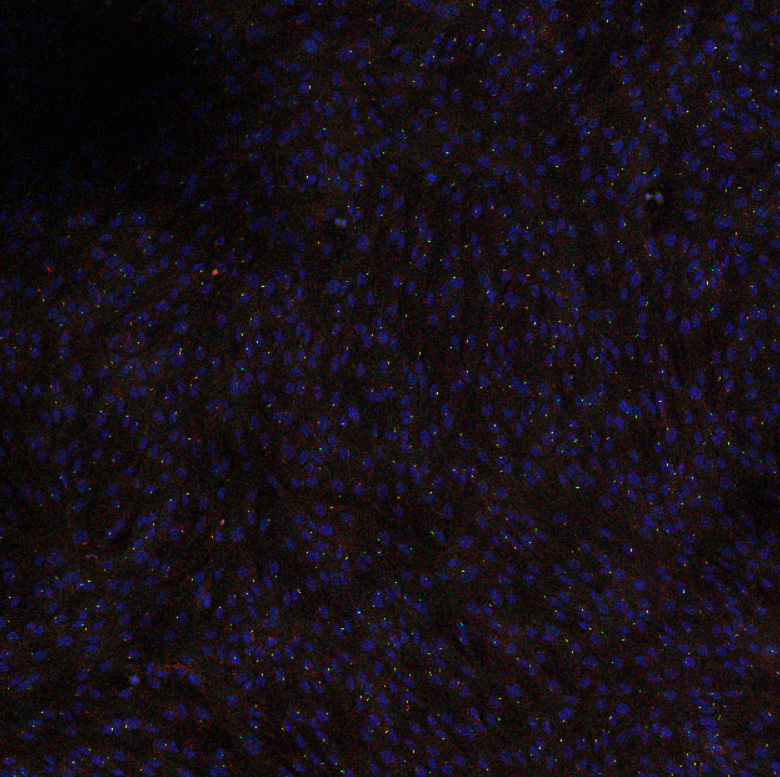
#> input picture dataset1.jpg, 780 x 777 px, found by its file name
$ python matplot.py
#> lines starting #> are read from the running program, lines starting #| are printed output that depends on the picture; after the words box and inside, x2 and y2 are one past the last pixel; in counts of white or black regions, pixels touching at a corner belong together
import numpy as np
import cv2 as cv
import math as maths

def G_Contrast_Param(G_CParam):
    print( "G_contrast: %d" %(G_CParam))

def G_Binary_Param(G_BiParam):
    print("G_threshold: %d" %G_BiParam)

def B_Contrast_Param(B_CParam):
    print( "B_contrast: %d" %(B_CParam))

def B_Binary_Param(B_BiParam):
    print("B_threshold: %d" %(B_BiParam))

def G_lightness_Param(G_LtParam):
    print("G_lightness: %d" %(G_LtParam-200))

def B_lightness_Param(B_LtParam):
    print("B_lightness: %d" %(B_LtParam-200))

def UI_Deploy():
    cv.namedWindow("Source Image",cv.WINDOW_AUTOSIZE)
    cv.namedWindow("Channel_Green_ROI", cv.WINDOW_AUTOSIZE)
    cv.namedWindow("Channel_Blue_ROI", cv.WINDOW_AUTOSIZE)

    cv.createTrackbar("G_lightness","Channel_Green_ROI",50,400,G_lightness_Param)
    cv.createTrackbar("G_contrast","Channel_Green_ROI",50,100,G_Contrast_Param)
    cv.createTrackbar("G_Threshold","Channel_Green_ROI",200,300,G_Binary_Param)
    #the callback function designated at will take the value of the slider as the pass-on param
    cv.createTrackbar("B_Lightness", "Channel_Blue_ROI",170,400,B_lightness_Param)
    cv.createTrackbar("B_contrast","Channel_Blue_ROI",50,100,B_Contrast_Param)
    cv.createTrackbar("B_Threshold","Channel_Blue_ROI",200,300,B_Binary_Param)
    #lightness adjustment: use margin quantity to simulate darken


def img_adjustment():
    UI_Deploy()
    src = cv.imread("D:/cv_tests/dataset1.jpg") #need to have the format subflix
#> src is the input picture: shape (777, 780, 3); mean B, G, R 23.3, 15.3, 22.6
    cv.imshow("Source Image",src) #gennerated window title with image selected
    h,w,c = src.shape
#> h = 777; w = 780; c = 3
    H_roi_Prct_low =0.1
    H_roi_Prct_up =0.9
    W_roi_Prct_low =0.1
    W_roi_Prct_up =0.9
    h1 = maths.floor(H_roi_Prct_up*h)
#> h1 = 699
    h0 = maths.floor(H_roi_Prct_low*h)
#> h0 = 77
    w1 = maths.floor(W_roi_Prct_up*w)
#> w1 = 702
    w0 = maths.floor(W_roi_Prct_low*w)
#> w0 = 78
    ROI = np.zeros((h1-h0,w1-w0,3)) #so we define 3-channel ROI here
    B_base = np.zeros_like(ROI[:,:,1])

    while True:
        ROI = src[h0:h1,w0:w1,:]
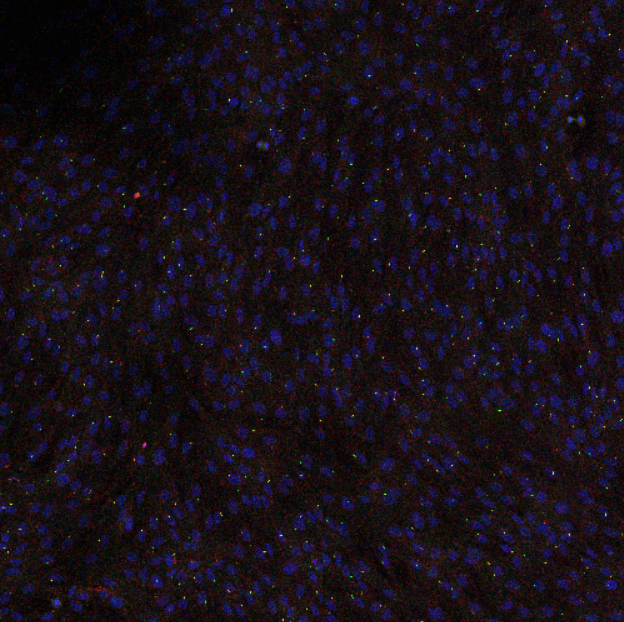
#> ROI: shape (622, 624, 3); mean B, G, R 24.1, 15.8, 23.5
        print("ROI_shape is",np.shape(ROI))
#| ROI_shape is (622, 624, 3)
        G_ROI = ROI[:,:,1]
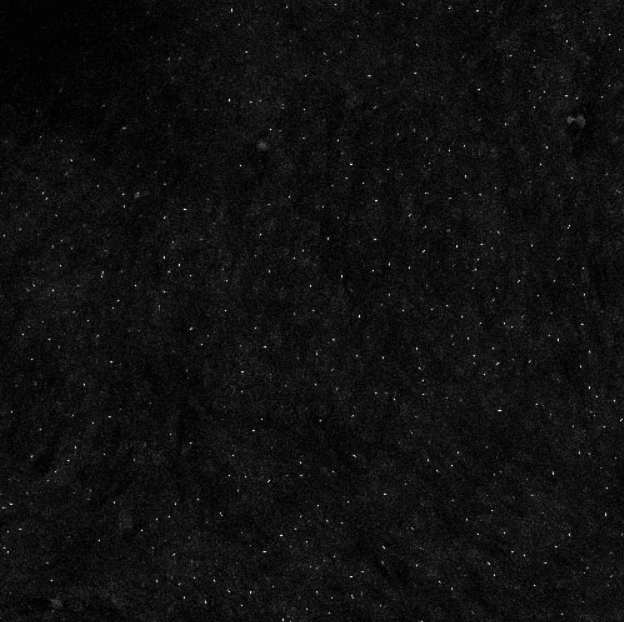
#> G_ROI: shape (622, 624); min 0, max 251, mean 15.8
        B_ROI = ROI[:,:,0]
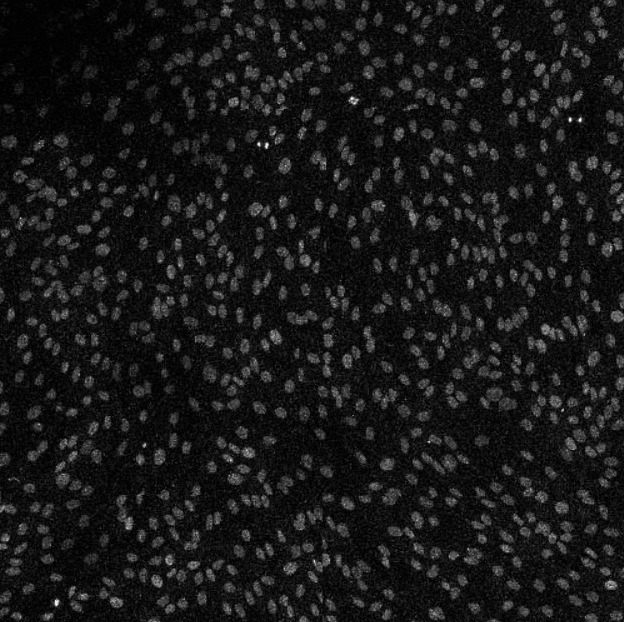
#> B_ROI: shape (622, 624); min 0, max 255, mean 24.1
        Bpos_lightns = cv.getTrackbarPos("B_Lightness","Channel_Blue_ROI") #define gamma
        Bpos_contrast = cv.getTrackbarPos("B_contrast","Channel_Blue_ROI")/100
        Bpos_thersh = cv.getTrackbarPos("B_Threshold","Channel_Blue_ROI")
        print(Bpos_contrast)
        """print to check shapes to see if operation is applicable"""
        #print("G_ROI_shape is",np.shape(G_ROI))
        print("B_ROI_shape is",np.shape(B_ROI))
#| B_ROI_shape is (622, 624)
        print("B_base shape is", np.shape(B_base))
#| B_base shape is (622, 624)
        #print("B_CrstAdd_shape is",np.shape(B_CrstAdd))
        B_imgajst = cv.addWeighted(B_ROI, Bpos_contrast, B_base, 0.5, Bpos_lightns, dtype = cv.CV_8UC1) #datatype normalisation
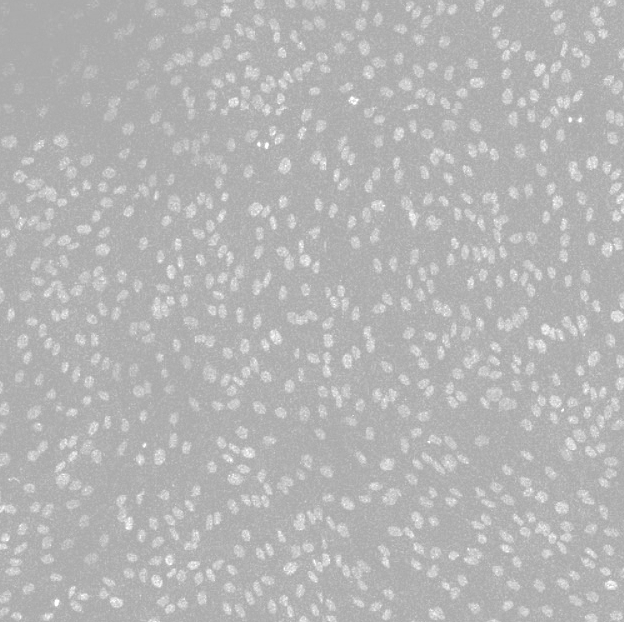
#> B_imgajst: shape (622, 624); min 170, max 255, mean 182
        '''supported datatype in opencv to represent an image includes integar[0,255] and float[0,1],
        having different value domains hence would cause image arithmetic problems'''
        #print(B_imgajst)
        ret, B_BiThresh = cv.threshold(B_imgajst,Bpos_thersh,255,cv.THRESH_BINARY)
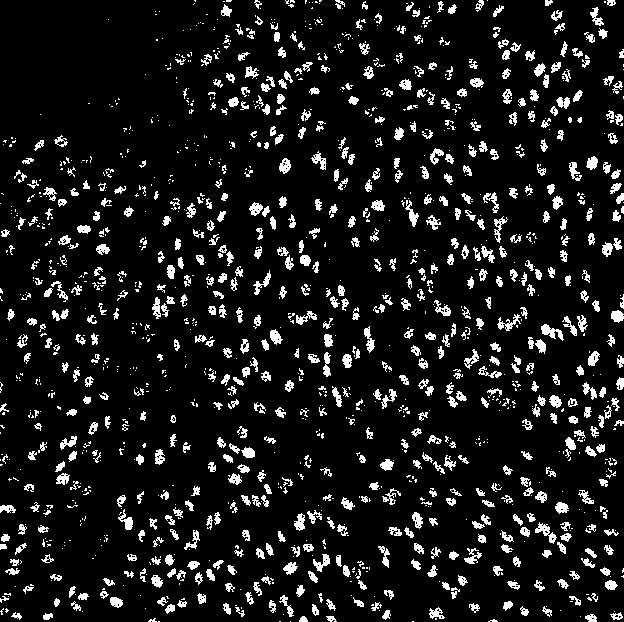
#> B_BiThresh: shape (622, 624); 10% white; 1470 white regions (818 under 20 px)
#> ret = 200
        #print(B_BiThresh)
        #B_BiThresh_n = np.clip(B_BiThresh, 0, 255)
        B_contours, B_hierarchy = cv.findContours(B_BiThresh,cv.RETR_EXTERNAL,cv.CHAIN_APPROX_NONE)
#> B_contours = 1470 contours, 936 with area under 20; largest, box (x1, y1, x2, y2) and area: (535, 522, 557, 544) 142, (541, 324, 564, 341) 140, (279, 158, 291, 174) 112, (313, 554, 330, 572) 111, (294, 513, 305, 531) 108; B_hierarchy = 1470 rows, first 6: [1, -1, -1, -1], [2, 0, -1, -1], [3, 1, -1, -1], [4, 2, -1, -1], [5, 3, -1, -1], [6, 4, -1, -1]
        imgB_info = "detected BCell = " + str(len(B_contours))
#> imgB_info = 'detected BCell = 1470'
        #cv.rectangle(B_BiThresh,(10,15),(300,50),(255,255,255),thickness=2)
        BlblPts = np.array([[10,15],[10,50],[280,50],[280,15]],dtype=np.int32)
        cv.fillPoly(B_BiThresh,[BlblPts],(0,0,0),8,0)
        cv.polylines(B_BiThresh,[BlblPts],True,(255,255,255),thickness=2)
        cv.putText(B_BiThresh,imgB_info,(20,40),cv.FONT_HERSHEY_TRIPLEX,0.65,(255,255,255))
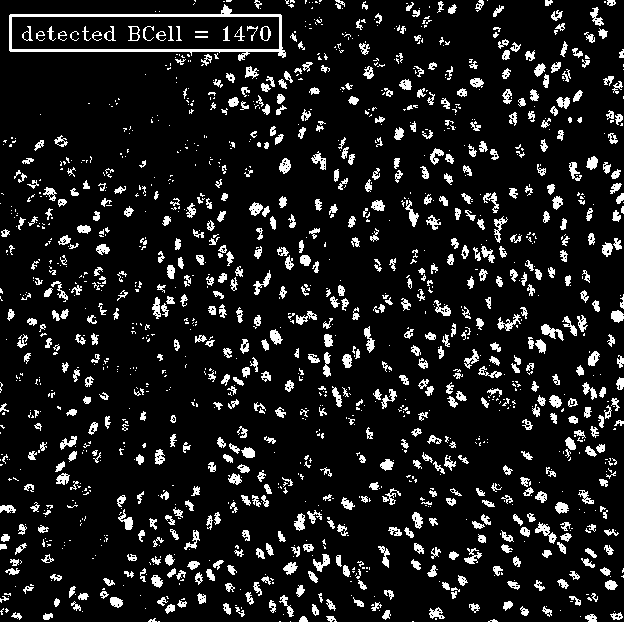
#> B_BiThresh: shape (622, 624); 10.6% white; 1452 white regions (788 under 20 px), largest, box (x1, y1, x2, y2) and area: (9, 4, 286, 61) 1991, (541, 324, 564, 341) 176, (535, 522, 557, 544) 171
        cv.imshow("Channel_Green_ROI",G_ROI) #gennerated window title with image selected
        cv.imshow("Channel_Blue_ROI",B_BiThresh)
        #establish termination underneath
        c = cv.waitKey(1)
#> (key Esc is pressed here)
        if c==27:
            print("termination detected")
            #print(Bpos_ctrst)
            cv.destroyAllWindows()
            break


if __name__ == "__main__":
    img_adjustment()

$ run again, with idea_case.png saved as dataset1.jpg
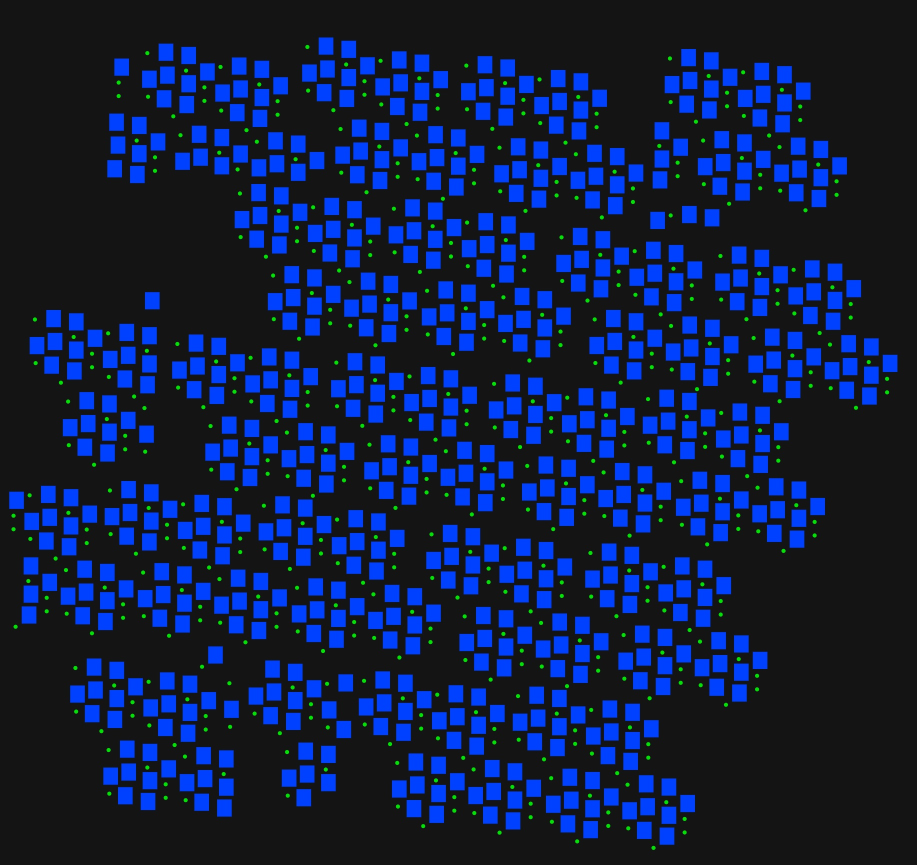
#> input picture idea_case.png, 1833 x 1729 px, found by its file name (shown at 1/2 size)
#> in img_adjustment, src is the input picture: shape (1729, 1833, 3); mean B, G, R 70.9, 31.4, 15.6
#| ROI_shape is (1384, 1466, 3)
#| B_ROI_shape is (1384, 1466)
#| B_base shape is (1384, 1466)
#> in img_adjustment, `ret, B_BiThresh = cv.threshold(B_imgajst,Bpos_thersh,255,cv.THRESH_BIN..`:
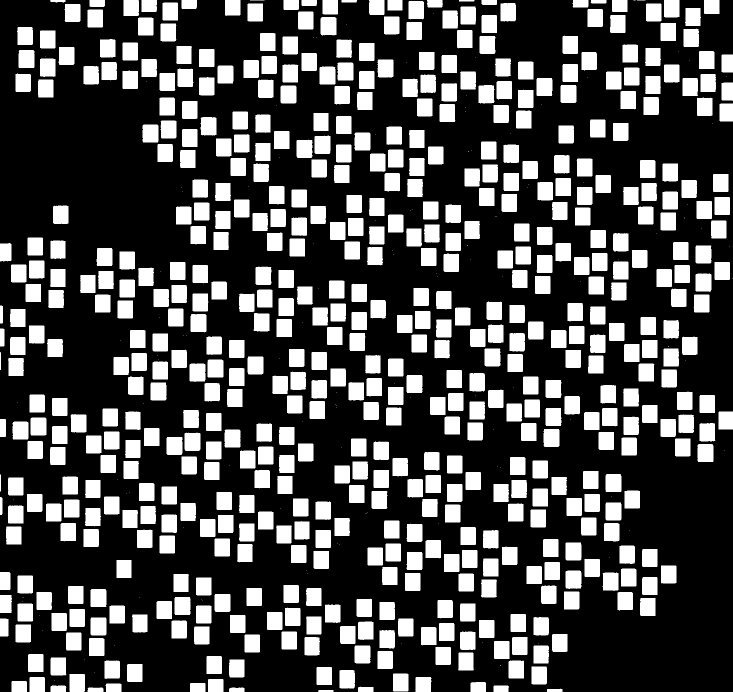
#> B_BiThresh: shape (1384, 1466) (shown at 1/2 size); 31.3% white; 712 white regions (115 under 20 px)
#> ret = 200
#> B_contours = 712 contours, 116 with area under 20; largest, box (x1, y1, x2, y2) and area: (629, 271, 661, 308) 1082, (641, 34, 673, 71) 1082, (369, 865, 401, 902) 1081, (181, 1235, 213, 1271) 1078, (429, 1188, 461, 1224) 1078; B_hierarchy = 712 rows, first 6: [1, -1, -1, -1], [2, 0, -1, -1], [3, 1, -1, -1], [4, 2, -1, -1], [5, 3, -1, -1], [6, 4, -1, -1]
#> imgB_info = 'detected BCell = 712'
#> in img_adjustment, `cv.polylines(B_BiThresh,[BlblPts],True,(255,255,255),thickness=2)`:
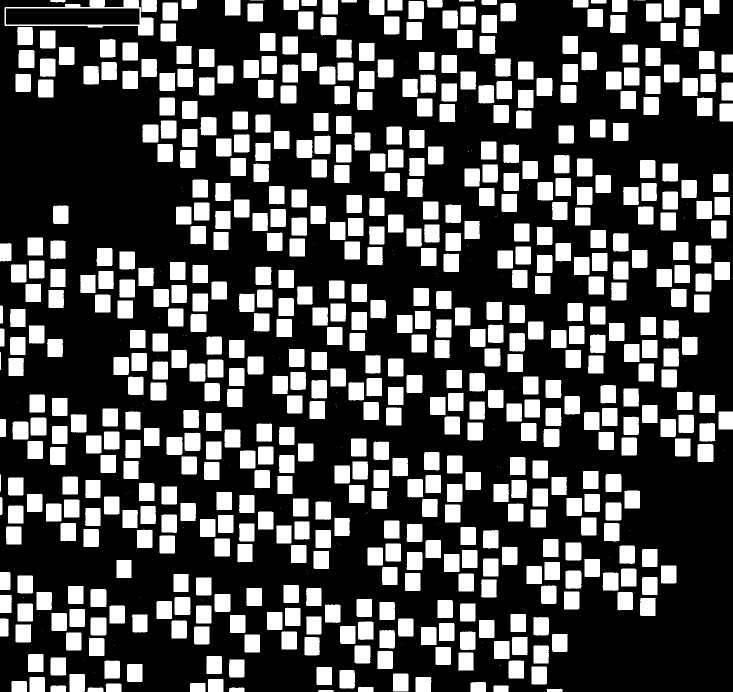
#> B_BiThresh: shape (1384, 1466) (shown at 1/2 size); 31.3% white; 708 white regions (115 under 20 px), largest, box (x1, y1, x2, y2) and area: (9, 0, 307, 71) 3974, (641, 34, 673, 71) 1147, (629, 271, 661, 308) 1147

$ run again, with ideal_case.png saved as dataset1.jpg
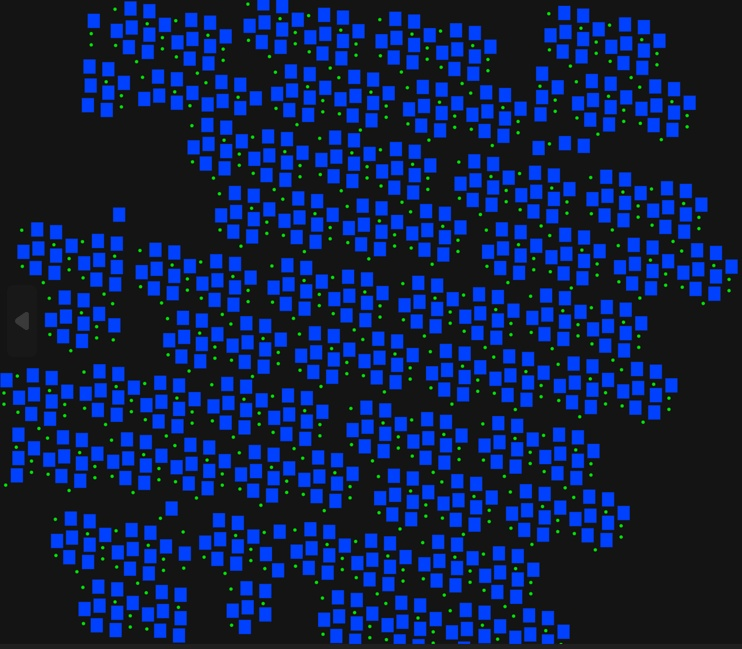
#> input picture ideal_case.png, 742 x 649 px, found by its file name
#> in img_adjustment, src is the input picture: shape (649, 742, 3); mean B, G, R 76.7, 32.8, 15.2
#| ROI_shape is (520, 593, 3)
#| B_ROI_shape is (520, 593)
#| B_base shape is (520, 593)
#> in img_adjustment, `ret, B_BiThresh = cv.threshold(B_imgajst,Bpos_thersh,255,cv.THRESH_BIN..`:
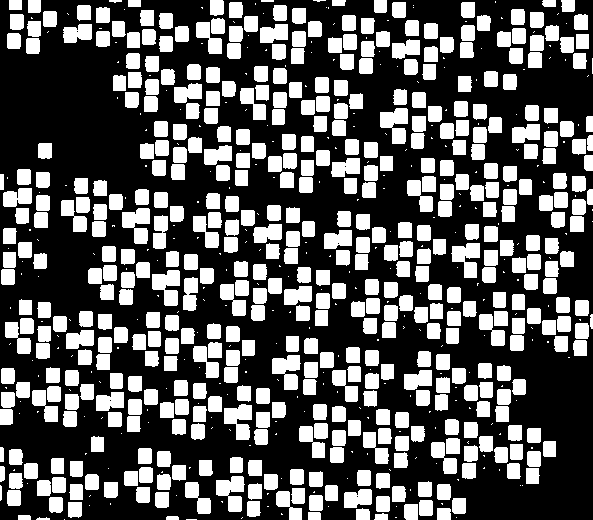
#> B_BiThresh: shape (520, 593); 35.8% white; 761 white regions (279 under 20 px)
#> ret = 200
#> B_contours = 761 contours, 283 with area under 20; largest, box (x1, y1, x2, y2) and area: (152, 270, 180, 306) 586, (380, 108, 408, 144) 584, (216, 476, 245, 512) 580, (122, 208, 150, 244) 579, (272, 355, 301, 390) 578; B_hierarchy = 761 rows, first 6: [1, -1, -1, -1], [2, 0, -1, -1], [3, 1, -1, -1], [4, 2, -1, -1], [5, 3, -1, -1], [6, 4, -1, -1]
#> imgB_info = 'detected BCell = 761'
#> in img_adjustment, `cv.putText(B_BiThresh,imgB_info,(20,40),cv.FONT_HERSHEY_TRIPLEX,0.65,(..`:
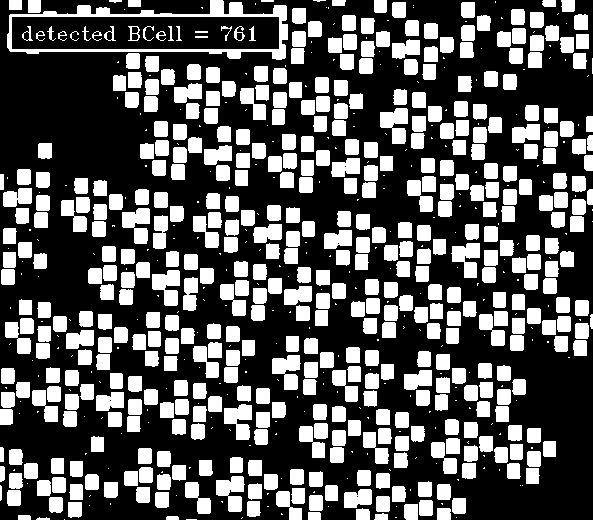
#> B_BiThresh: shape (520, 593); 35.1% white; 743 white regions (268 under 20 px), largest, box (x1, y1, x2, y2) and area: (7, 0, 288, 60) 3069, (152, 270, 180, 306) 657, (380, 108, 408, 144) 656
